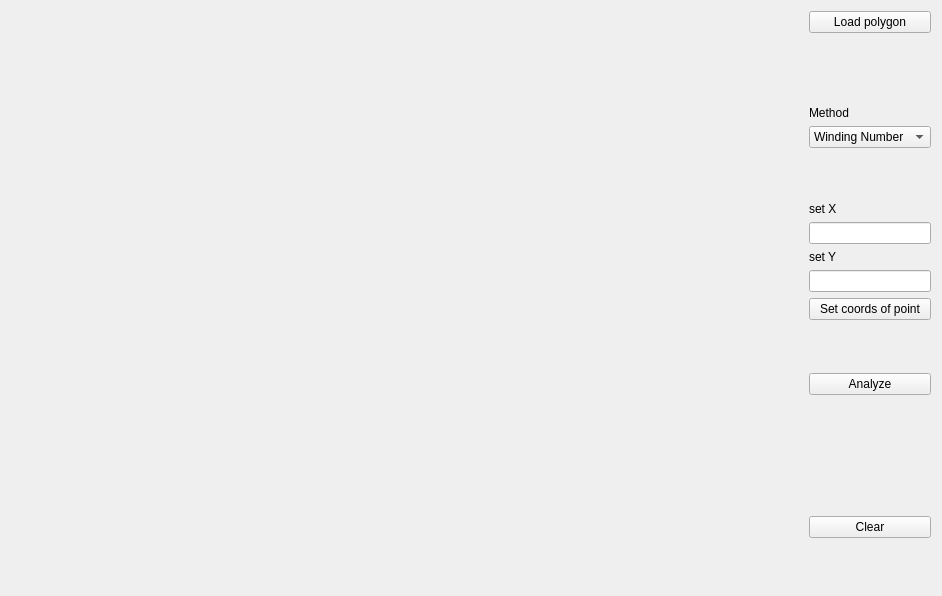
<?xml version="1.0" encoding="UTF-8"?>
<ui version="4.0">
 <class>Widget</class>
 <widget class="QWidget" name="Widget">
  <property name="geometry">
   <rect>
    <x>0</x>
    <y>0</y>
    <width>942</width>
    <height>596</height>
   </rect>
  </property>
  <property name="windowTitle">
   <string>Point in polygon</string>
  </property>
  <layout class="QHBoxLayout" name="horizontalLayout">
   <item>
    <widget class="Draw" name="canvas" native="true">
     <property name="sizePolicy">
      <sizepolicy hsizetype="Preferred" vsizetype="Preferred">
       <horstretch>1</horstretch>
       <verstretch>1</verstretch>
      </sizepolicy>
     </property>
    </widget>
   </item>
   <item>
    <layout class="QVBoxLayout" name="verticalLayout">
     <item>
      <widget class="QPushButton" name="pushButton_4">
       <property name="text">
        <string>Load polygon</string>
       </property>
      </widget>
     </item>
     <item>
      <widget class="QLabel" name="loaded">
       <property name="text">
        <string/>
       </property>
      </widget>
     </item>
     <item>
      <spacer name="verticalSpacer">
       <property name="orientation">
        <enum>Qt::Vertical</enum>
       </property>
       <property name="sizeHint" stdset="0">
        <size>
         <width>20</width>
         <height>40</height>
        </size>
       </property>
      </spacer>
     </item>
     <item>
      <widget class="QLabel" name="label">
       <property name="text">
        <string>Method</string>
       </property>
      </widget>
     </item>
     <item>
      <widget class="QComboBox" name="comboBox">
       <item>
        <property name="text">
         <string>Winding Number</string>
        </property>
       </item>
       <item>
        <property name="text">
         <string>Ray Crossing</string>
        </property>
       </item>
      </widget>
     </item>
     <item>
      <spacer name="verticalSpacer_5">
       <property name="orientation">
        <enum>Qt::Vertical</enum>
       </property>
       <property name="sizeHint" stdset="0">
        <size>
         <width>20</width>
         <height>40</height>
        </size>
       </property>
      </spacer>
     </item>
     <item>
      <widget class="QLabel" name="label_2">
       <property name="text">
        <string>set X</string>
       </property>
      </widget>
     </item>
     <item>
      <widget class="QLineEdit" name="set_x">
       <property name="text">
        <string/>
       </property>
      </widget>
     </item>
     <item>
      <widget class="QLabel" name="label_3">
       <property name="text">
        <string>set Y</string>
       </property>
      </widget>
     </item>
     <item>
      <widget class="QLineEdit" name="set_y">
       <property name="text">
        <string/>
       </property>
      </widget>
     </item>
     <item>
      <widget class="QPushButton" name="set_coords_button">
       <property name="text">
        <string>Set coords of point</string>
       </property>
      </widget>
     </item>
     <item>
      <spacer name="verticalSpacer_2">
       <property name="orientation">
        <enum>Qt::Vertical</enum>
       </property>
       <property name="sizeHint" stdset="0">
        <size>
         <width>20</width>
         <height>40</height>
        </size>
       </property>
      </spacer>
     </item>
     <item>
      <widget class="QPushButton" name="pushButton_2">
       <property name="text">
        <string>Analyze</string>
       </property>
      </widget>
     </item>
     <item>
      <widget class="QLabel" name="result">
       <property name="text">
        <string/>
       </property>
      </widget>
     </item>
     <item>
      <spacer name="verticalSpacer_6">
       <property name="orientation">
        <enum>Qt::Vertical</enum>
       </property>
       <property name="sizeHint" stdset="0">
        <size>
         <width>20</width>
         <height>40</height>
        </size>
       </property>
      </spacer>
     </item>
     <item>
      <spacer name="verticalSpacer_3">
       <property name="orientation">
        <enum>Qt::Vertical</enum>
       </property>
       <property name="sizeHint" stdset="0">
        <size>
         <width>20</width>
         <height>40</height>
        </size>
       </property>
      </spacer>
     </item>
     <item>
      <widget class="QPushButton" name="pushButton_3">
       <property name="text">
        <string>Clear</string>
       </property>
      </widget>
     </item>
     <item>
      <spacer name="verticalSpacer_4">
       <property name="orientation">
        <enum>Qt::Vertical</enum>
       </property>
       <property name="sizeHint" stdset="0">
        <size>
         <width>20</width>
         <height>40</height>
        </size>
       </property>
      </spacer>
     </item>
    </layout>
   </item>
  </layout>
 </widget>
 <layoutdefault spacing="6" margin="11"/>
 <customwidgets>
  <customwidget>
   <class>Draw</class>
   <extends>QWidget</extends>
   <header>draw.h</header>
   <container>1</container>
  </customwidget>
 </customwidgets>
 <resources/>
 <connections/>
</ui>
